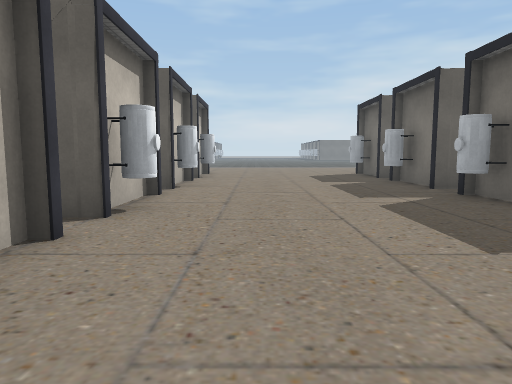
View 1 (above)

24 first-person views from a walk through a Unity game level. The camera is 1.5 m above the floor, tilts 6° down and sees 70° across. The floor is counted in squares, 2 m on a side. Each view is taken from the middle of a square. On the plan, view 1 faces up. The plan holds only what a view shows up to about 11 squares ahead; the rest is blank. The place goes on beyond the plan. The player is left out. Some surface patterns are stand-ins.

View 2
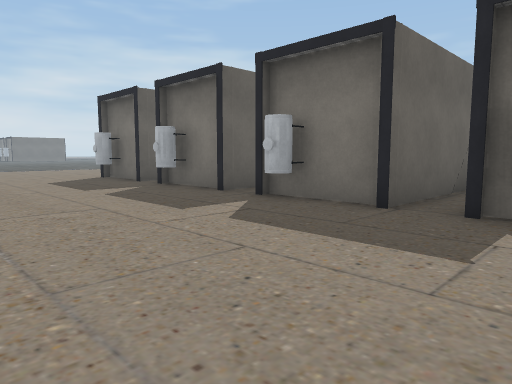

View 3
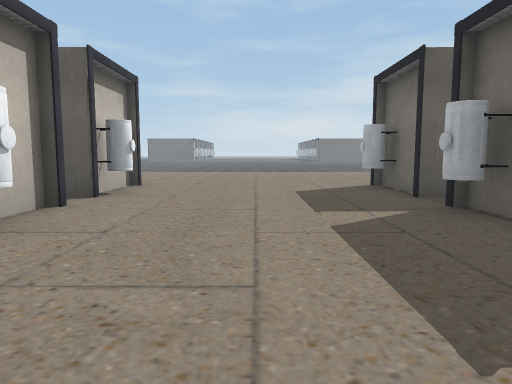

View 4
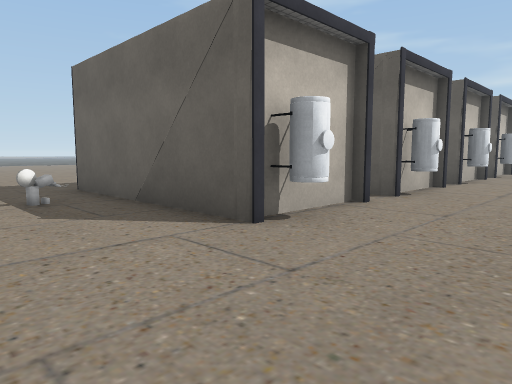

View 5
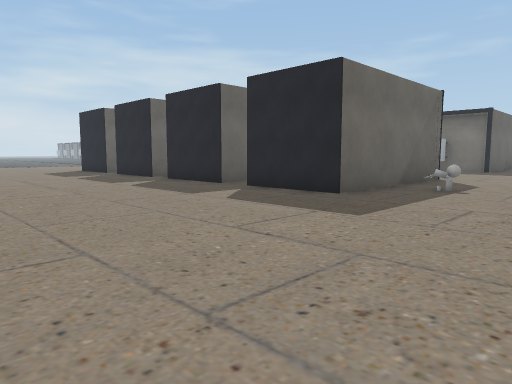

View 6
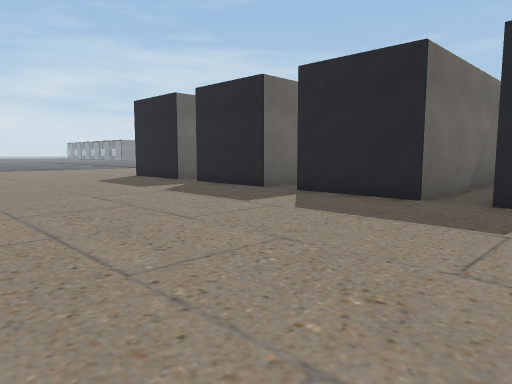

View 7
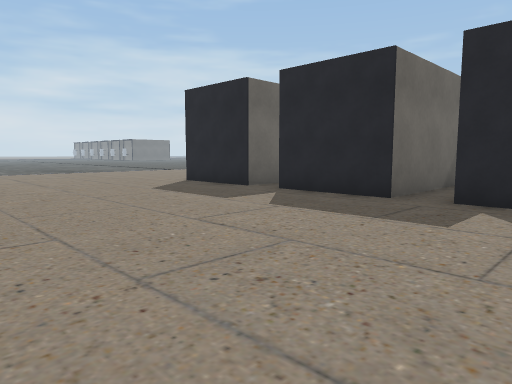

View 8
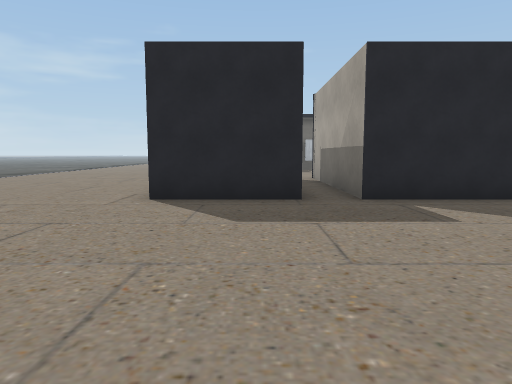

View 9
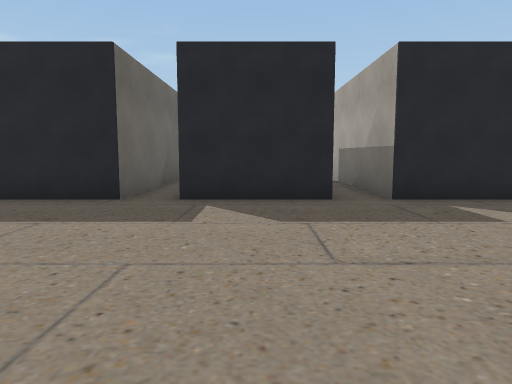

View 10
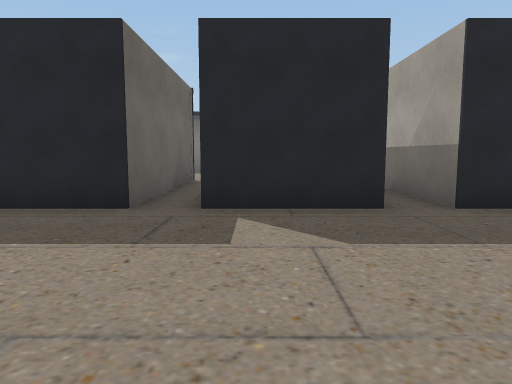

View 11
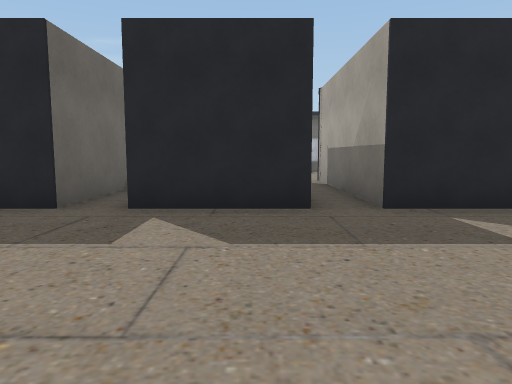

View 12
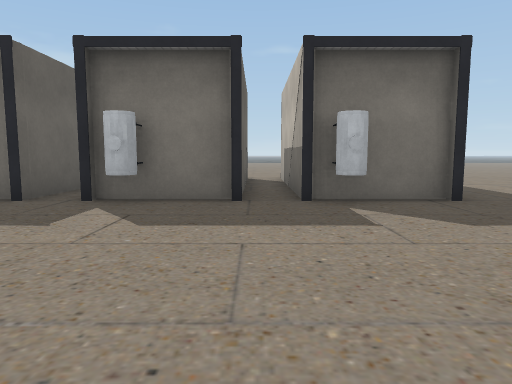

View 13
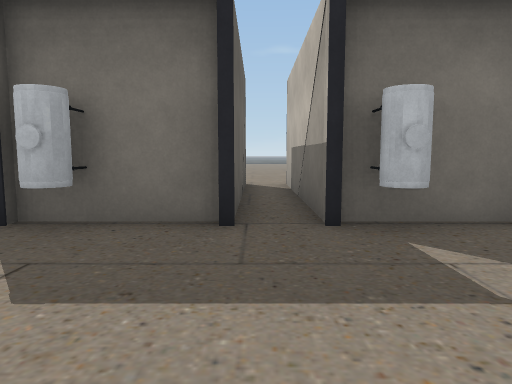

View 14
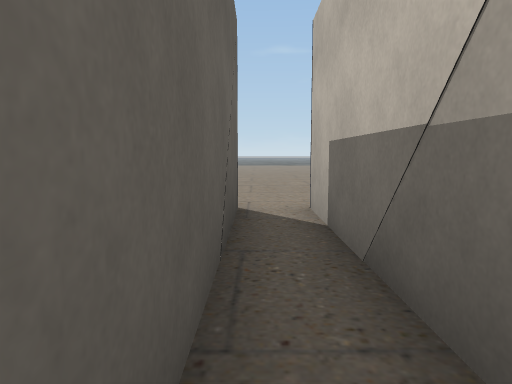

View 15
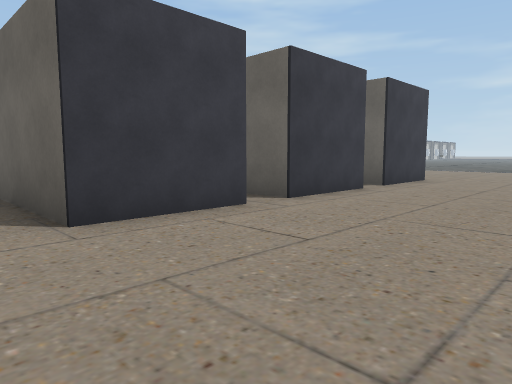

View 16
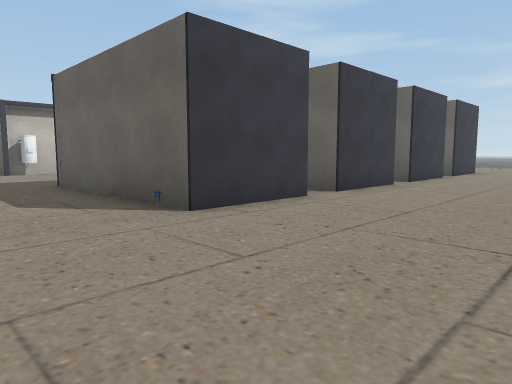

View 17
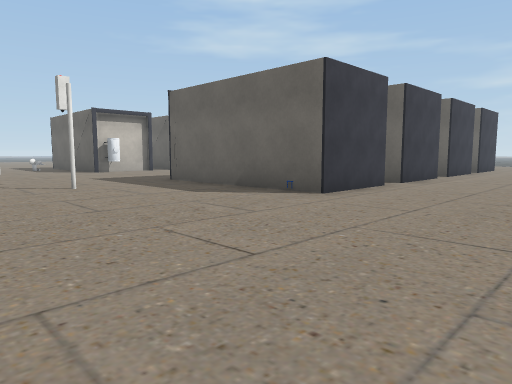

View 18
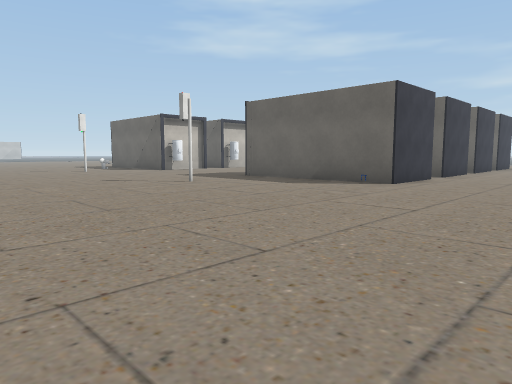

View 19
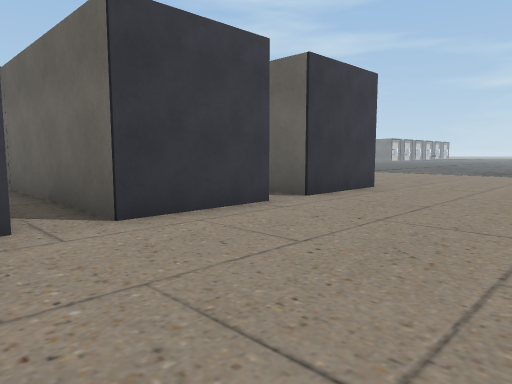

View 20
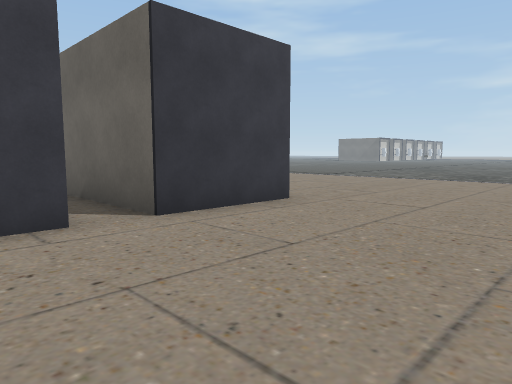

View 21
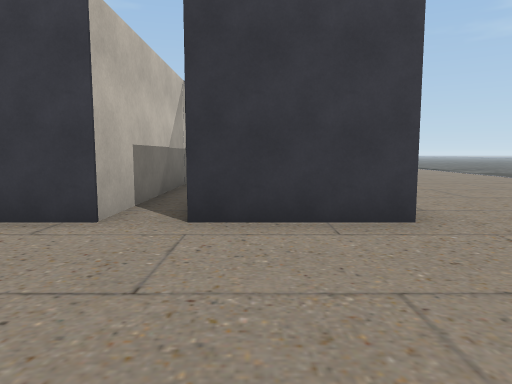

View 22
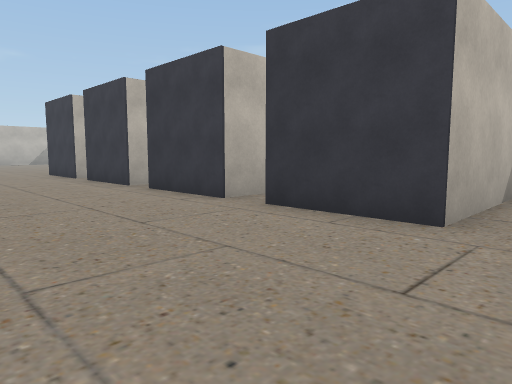

View 23
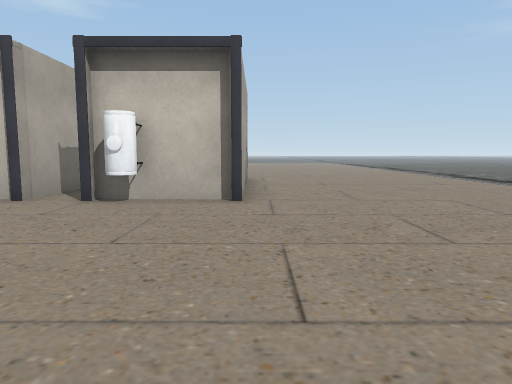

View 24
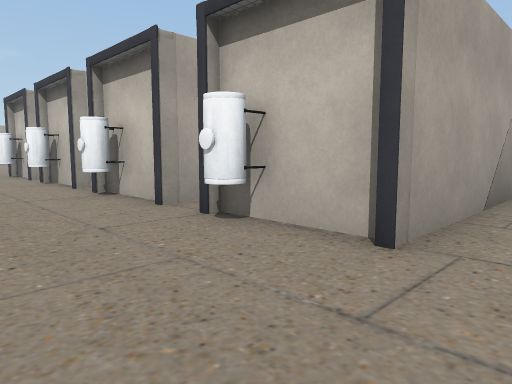

### Floor plan
Points are (right, up) in squares from view 1. A wall is a line through its corners. A room is listed if a view was taken in it or the views show most of it. See-through windows are left out.
Room 1 (views 1, 2, 3, 4, 5, 6, 7, 8, 9, 10, 11, 12, 13, 14, 15, 16, 17, 18, 19, 20, 21, 22, 23, 24)
walls: (-1.6, 0.8) (-7, 0.8) (-7, 3.2) (-2, 3.2) (-2, 1.1); (4, 0.8) (4, 3.2); (3.7, 3.2) (9.1, 3.2) (9.1, 0.8) (3.7, 0.8); (4, 4.4) (4, 6.8); (4, 5.8) (3.5, 5.8) (3.2, 5.9); (-2, 6.6) (-2, 4.3) (-7, 4.3) (-7, 6.7) (-1.7, 6.7); (-1.6, 7.7) (-7, 7.7) (-7, 10.2) (-2, 10.3) (-2, 7.8); (4, 8) (4, 10.2); (8.5, 6.8) (9.1, 6.8) (9.1, 4.3) (3.7, 4.3); (4, 9.3) (3.2, 9.3); (3.7, 10.3) (9.1, 10.3) (9.1, 7.8) (3.7, 7.7); (-1.7, 11.2) (-7, 11.2) (-7, 13.8); (4.3, 11.3) (3.7, 11.3); (4, 11.8) (4, 13.8); (-2, 12.2) (-1.2, 12.2); (-2, 13.6) (-2, 11.2); (5.9, 13.8) (9.1, 13.8) (9.1, 11.3) (5.8, 11.3); (-6.5, 13.8) (-1.7, 13.8)
objects: other object (-5, -1); other object (5, -2); other object (8, 1)

Where each view was taken, in squares from view 1:
view 1: 0 up, 0 right, facing up
view 2: 2 up, 1 left, facing up-right
view 3: 5 up, 1 right, facing up
view 4: 2 down, 1 right, facing up-left
view 5: 3 down, 13 left, facing up-right
view 6: 2 up, 13 left, facing up-right
view 7: 5 up, 13 left, facing up-right
view 8: 12 up, 13 left, facing right
view 9: 9 up, 13 left, facing right
view 10: 6 up, 12 left, facing right
view 11: 5 up, 12 left, facing right
view 12: 4 up, 2 left, facing right
view 13: 4 up, 0 right, facing right
view 14: 4 up, 4 right, facing right
view 15: 3 up, 13 right, facing up-left
view 16: 2 down, 13 right, facing up-left
view 17: 5 down, 13 right, facing up-left
view 18: 8 down, 13 right, facing up-left
view 19: 6 up, 13 right, facing up-left
view 20: 9 up, 13 right, facing up-left
view 21: 12 up, 13 right, facing left
view 22: 15 up, 13 right, facing down-left
view 23: 14 up, 4 right, facing left
view 24: 15 up, 1 right, facing down-left
